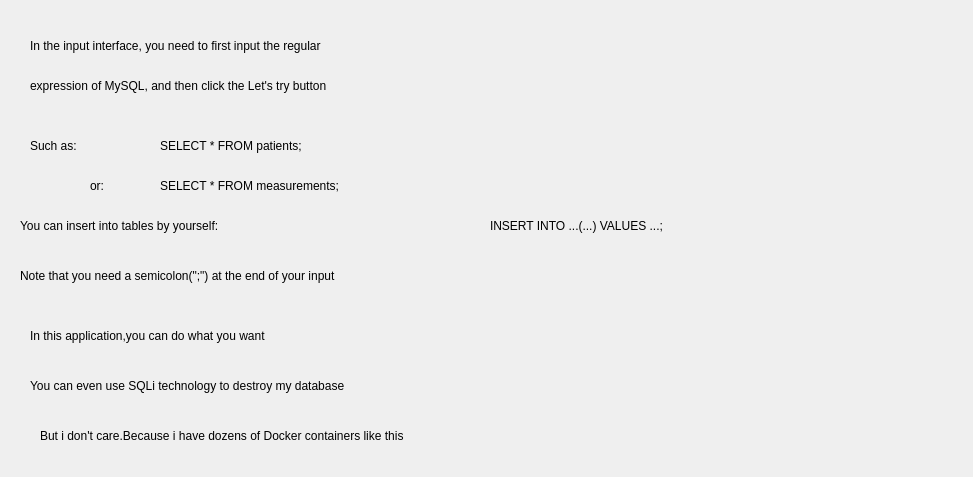
<?xml version="1.0" encoding="UTF-8"?>
<ui version="4.0">
 <class>ExampleSubWindow</class>
 <widget class="QWidget" name="ExampleSubWindow">
  <property name="geometry">
   <rect>
    <x>0</x>
    <y>0</y>
    <width>973</width>
    <height>477</height>
   </rect>
  </property>
  <property name="windowTitle">
   <string>Form</string>
  </property>
  <widget class="QLabel" name="label">
   <property name="geometry">
    <rect>
     <x>30</x>
     <y>320</y>
     <width>581</width>
     <height>32</height>
    </rect>
   </property>
   <property name="text">
    <string>In this application,you can do what you want</string>
   </property>
  </widget>
  <widget class="QLabel" name="label_2">
   <property name="geometry">
    <rect>
     <x>30</x>
     <y>370</y>
     <width>741</width>
     <height>32</height>
    </rect>
   </property>
   <property name="text">
    <string>You can even use SQLi technology to destroy my database</string>
   </property>
  </widget>
  <widget class="QLabel" name="label_3">
   <property name="geometry">
    <rect>
     <x>30</x>
     <y>30</y>
     <width>731</width>
     <height>32</height>
    </rect>
   </property>
   <property name="text">
    <string>In the input interface, you need to first input the regular</string>
   </property>
  </widget>
  <widget class="QLabel" name="label_4">
   <property name="geometry">
    <rect>
     <x>30</x>
     <y>70</y>
     <width>701</width>
     <height>32</height>
    </rect>
   </property>
   <property name="text">
    <string>expression of MySQL, and then click the Let's try button</string>
   </property>
  </widget>
  <widget class="QLabel" name="label_5">
   <property name="geometry">
    <rect>
     <x>30</x>
     <y>130</y>
     <width>120</width>
     <height>32</height>
    </rect>
   </property>
   <property name="text">
    <string>Such as:</string>
   </property>
  </widget>
  <widget class="QLabel" name="label_6">
   <property name="geometry">
    <rect>
     <x>160</x>
     <y>130</y>
     <width>321</width>
     <height>32</height>
    </rect>
   </property>
   <property name="text">
    <string>SELECT * FROM patients;</string>
   </property>
  </widget>
  <widget class="QLabel" name="label_7">
   <property name="geometry">
    <rect>
     <x>90</x>
     <y>170</y>
     <width>51</width>
     <height>32</height>
    </rect>
   </property>
   <property name="text">
    <string>or:</string>
   </property>
  </widget>
  <widget class="QLabel" name="label_8">
   <property name="geometry">
    <rect>
     <x>160</x>
     <y>170</y>
     <width>411</width>
     <height>32</height>
    </rect>
   </property>
   <property name="text">
    <string>SELECT * FROM measurements;</string>
   </property>
  </widget>
  <widget class="QLabel" name="label_9">
   <property name="geometry">
    <rect>
     <x>20</x>
     <y>210</y>
     <width>581</width>
     <height>32</height>
    </rect>
   </property>
   <property name="text">
    <string>You can insert into tables by yourself:</string>
   </property>
  </widget>
  <widget class="QLabel" name="label_10">
   <property name="geometry">
    <rect>
     <x>490</x>
     <y>210</y>
     <width>461</width>
     <height>32</height>
    </rect>
   </property>
   <property name="text">
    <string>INSERT INTO ...(...) VALUES ...;</string>
   </property>
  </widget>
  <widget class="QLabel" name="label_11">
   <property name="geometry">
    <rect>
     <x>20</x>
     <y>260</y>
     <width>891</width>
     <height>32</height>
    </rect>
   </property>
   <property name="text">
    <string>Note that you need a semicolon(&quot;;&quot;) at the end of your input </string>
   </property>
  </widget>
  <widget class="QLabel" name="label_12">
   <property name="geometry">
    <rect>
     <x>40</x>
     <y>420</y>
     <width>901</width>
     <height>32</height>
    </rect>
   </property>
   <property name="text">
    <string>But i don't care.Because i have dozens of Docker containers like this</string>
   </property>
  </widget>
 </widget>
 <resources/>
 <connections/>
</ui>
